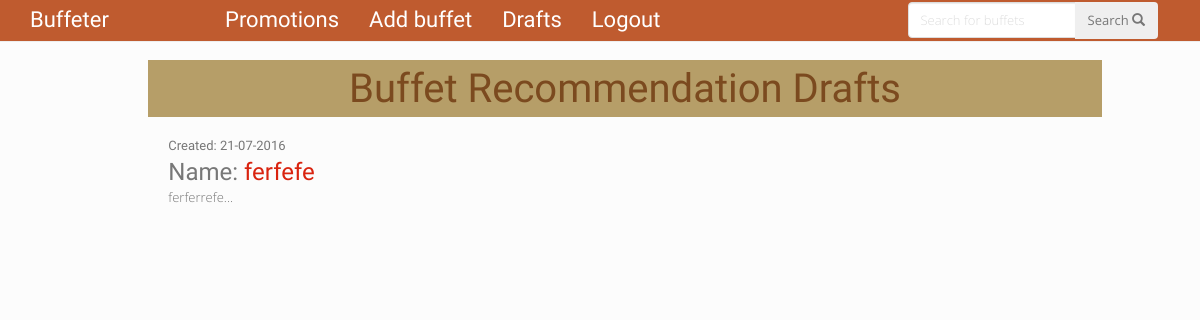
Page /drafts/ (signed in) on the committed database.
### buffetinfo/models.py (models this page shows, shortened)
class Buffet(models.Model):
    author = models.ForeignKey('auth.User')
    name = models.CharField(max_length=200)
    location = models.CharField(max_length=200, choices=LOCATION_CHOICES)
    cuisine_type = models.CharField(max_length=200, choices=CUISINE_CHOICES)
    desc = models.TextField()
    hrs_opening = models.TimeField(help_text="")
    hrs_closing = models.TimeField(help_text="")
    phone_number = models.CharField(max_length=20, null=True)
    address = models.CharField(max_length=100, null=True)
    weekday_adult_breakfast_price = models.FloatField(blank=True, null=True)
    weekday_adult_lunch_price = models.FloatField(null=True)
    weekday_adult_hightea_price = models.FloatField(blank=True, null=True)
    weekday_adult_dinner_price = models.FloatField(null=True)
    weekday_child_breakfast_price = models.FloatField(blank=True, null=True)
    weekday_child_lunch_price = models.FloatField(blank=True, null=True)
    weekday_child_hightea_price = models.FloatField(blank=True, null=True)
    weekday_child_dinner_price = models.FloatField(blank=True, null=True)
    weekend_adult_breakfast_price = models.FloatField(blank=True, null=True)
    weekend_adult_lunch_price = models.FloatField(null=True)
    weekend_adult_hightea_price = models.FloatField(blank=True, null=True)
    weekend_adult_dinner_price = models.FloatField(null=True)
    weekend_child_breakfast_price = models.FloatField(blank=True, null=True)
    weekend_child_lunch_price = models.FloatField(blank=True, null=True)
    weekend_child_hightea_price = models.FloatField(blank=True, null=True)
    weekend_child_dinner_price = models.FloatField(blank=True, null=True)
    created_date = models.DateTimeField(
            default=timezone.now)
    published_date = models.DateTimeField(
            blank=True, null=True)
    objects = BuffetManager()

### buffetinfo/views.py (the view)
# urls.py: url(r'^drafts/$', views.buffet_draft_list, name='buffet_draft_list'),
@login_required
def buffet_draft_list(request):
    buffets = Buffet.objects.filter(published_date__isnull=True, author=request.user).order_by('created_date')
    return render(request, 'buffetinfo/buffet_draft_list.html', {'buffets': buffets})

### buffetinfo/models.py (called while the page is built)
    def get_queryset(self):
        return super(BuffetManager, self).get_queryset()

### buffetinfo/templates/buffetinfo/buffet_draft_list.html (shortened to what this page needs)
{% extends 'buffetinfo/base.html' %}
{% block content %}
<div id = "buffetdraft">
	<p> Buffet Recommendation Drafts </p>
</div>
    {% for buffet in buffets %}
        <div class="buffet">
        	<div id = "buffetdraftcreateddate">
            	<p class="date">Created: {{ buffet.created_date|date:'d-m-Y' }}</p>
            </div>
            <div id = "buffetdraftlink">
            	<p>Name: <a href="{% url 'buffetinfo.views.buffet_detail' pk=buffet.pk %}">{{ buffet.name }}</a></p>
            </div>
            <p>{{ buffet.desc|truncatechars:200 }}...</p>
        </div>
    {% endfor %}
{% endblock %}

### buffetinfo/static/css/buffetinfo.css (style rules this page uses)
.buffet { margin-bottom: 70px; padding-left: 20px; }
#buffetdraft { font-size: 40; font-family: 'Passion One', cursive; text-align: center; background-color: #B69E68; color: #7B4A1F; }
#buffetdraftcreateddate { font-family: 'Fjalla One', sans-serif; margin-top: 20px; margin-bottom: -10px; }
#buffetdraftlink { font-family: 'Lobster'; font-size: 24; margin-bottom: -10px; }

### rows in the picture
Buffet: created_date "21-07-2016", name "ferfefe", desc "ferferrefe"
